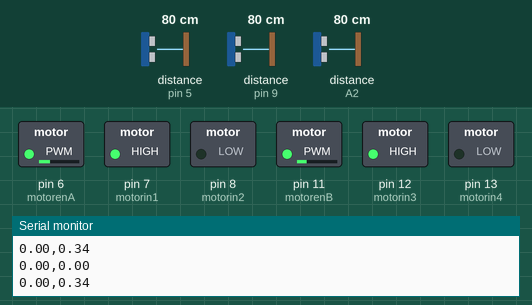
The sketch below on a simulated Arduino Uno, built with avr-gcc and run on an emulated ATmega328P. Parts: switched loads named in the sketch (green lamp = pin HIGH), the last lines printed to the serial monitor. Wiring (inferred from the names in the program): 3 × ultrasonic range finder: trigger pin 2, echo pin 9 / trigger pin 4, echo pin 5 / trigger A1, echo A2. Dashed ring = blinking. The test bench sets the inputs (shaded band); at power-on: distance to the obstacle (sensors on pin 9, A2, pin 5) 80 cm. The echo pulse lasts 58.3 µs per cm; pins used as bus, display or sensor lines are not drawn.

Above: at 1.2 s.
1.3 s: distance to the obstacle (sensor on pin 9) set to 2 cm
4.3 s: distance to the obstacle (sensor on A2) set to 49 cm
At 4.8 s:
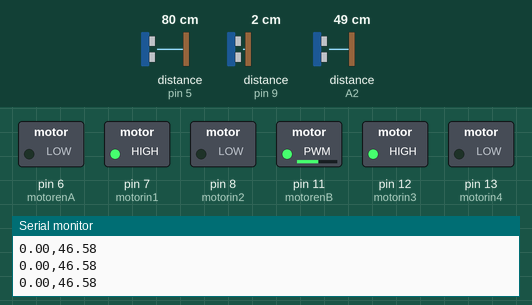
5.8 s: distance to the obstacle (sensor on A2) set to 40 cm
At 6.6 s:
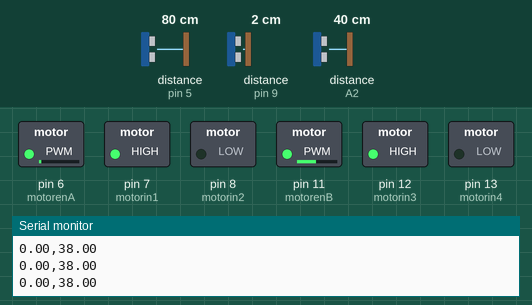
7.3 s: distance to the obstacle (sensor on pin 5) set to 10 cm
8.8 s: distance to the obstacle (sensor on pin 5) set to 7 cm
At 9.6 s:
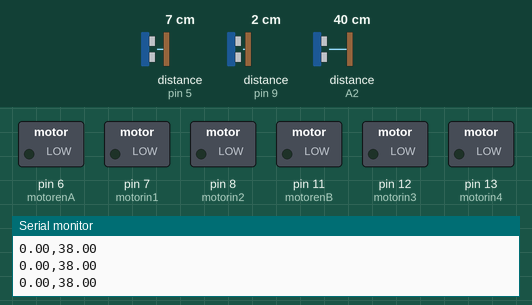
10.3 s: distance to the obstacle (sensor on pin 5) set to 9 cm
At 10.9 s:
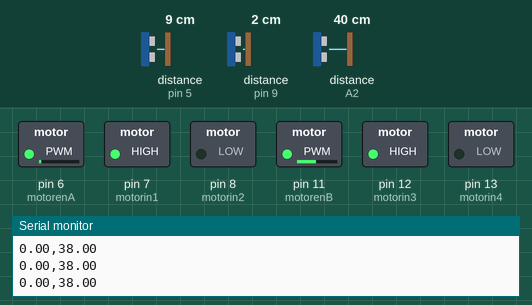
Timing chart, 0 to 12.8 s (numbered marks = the images above; inputs shaded):
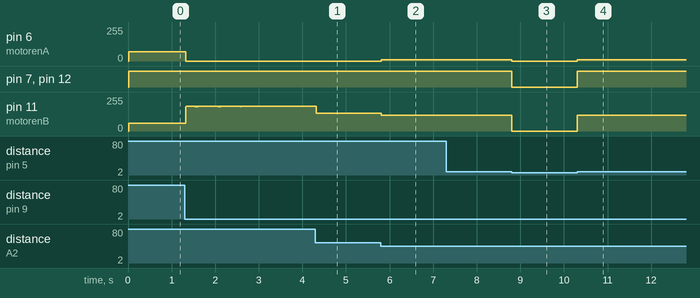

The sketch:

wall_center_alligner.ino
```cpp
 #define trigerleft 2
  #define echoleft 9
  #define trigerfront 4
  #define echofront 5
  #define trigerright A1
  #define echoright A2
  //#define IRpin 3
  #define motorenA 6
  #define motorenB 11
  #define motorin1 7
  #define motorin2 8
  #define motorin3 12
  #define motorin4 13
  //#define switchpin

  //const float leftgap=13.0;
  const float errormargin=0;
  const float sidewallthreshold=22.5;
  const float frontwallthreshold=8.0;


  int basespeedenA=70;
  int basespeedenB=60;

double kp,ki,kd;
double dt,lasttime;
double integralError,prevError,currentError;// 0 get assigned to these global variables by default
double PIDcontroler(double error);
int robotstate=0;


void setup() {
   pinMode(trigerleft,OUTPUT);
    pinMode(echoleft,INPUT);
    pinMode(trigerfront,OUTPUT);
    pinMode(echofront,INPUT);
    pinMode(trigerright,OUTPUT);
    pinMode(echoright,INPUT);
    //pinMode(IRpin,INPUT);
    pinMode(motorenA, OUTPUT);
    pinMode(motorenB, OUTPUT);
    pinMode(motorin1, OUTPUT);
    pinMode(motorin2, OUTPUT);
    pinMode(motorin3, OUTPUT);
    pinMode(motorin4, OUTPUT);
    //pinMode(sweitchpin,INPUT_PULLUP);
    Serial.begin(9600);


  kp=1.6;
  //ki=0;
  kd=0;
  // put your setup code here, to run once:

}

double PIDcontroler(double error){
   double proportionalError=error;
  double derrivativeError=0;
   if (dt>0){
   derrivativeError=(error-prevError)/dt;
   }
   prevError=error;
   integralError=integralError+error*dt;

   double output=kp*proportionalError+ki*integralError+kd*derrivativeError;

  return output;
}

void forward(int enAspeed,int enBspeed){

    digitalWrite(motorin1,HIGH);
    digitalWrite(motorin2,LOW);
    digitalWrite(motorin3,HIGH);
    digitalWrite(motorin4,LOW);
    analogWrite(motorenA,enAspeed);//left wheel
    analogWrite(motorenB,enBspeed);//right wheel

}

void stop(){

    digitalWrite(motorin1,LOW);
    digitalWrite(motorin2,LOW);
    digitalWrite(motorin3,LOW);
    digitalWrite(motorin4,LOW);
    analogWrite(motorenA,0);
    analogWrite(motorenB,0);
}


double distancecal(int trig,int echo){
digitalWrite(trig,LOW);
delayMicroseconds(2);
digitalWrite(trig,HIGH);
delayMicroseconds(10);
digitalWrite(trig,LOW);

unsigned long duration=pulseIn(echo,HIGH);
if (duration==0) return 999.0;
double distance=duration*0.034/2;
return distance;
}

void loop() {
  double currenttime= millis();
  dt=(currenttime-lasttime)/1000.0;
  lasttime=currenttime;
  double leftdistance = distancecal(trigerleft, echoleft);
  double rightdistance = distancecal(trigerright, echoright);
  double frontdistance=distancecal(trigerfront,echofront);
  if (frontdistance<8.0){
      stop();
    }


  //if (robotstate == 0) {


  else{
    /*if (actual > sidewallthreshold || actual == 999.0) {
      robotstate = 1; // Wall lost! Switch to State 1
      return;         // Exit the loop early to immediately start State 1
    }*/

    currentError=rightdistance-leftdistance;
    double output=PIDcontroler(currentError);
    forward(constrain(basespeedenA-output,0,255),constrain(basespeedenB+output,0,255));
    Serial.print(errormargin);
    Serial.print(",");
    Serial.println(currentError);

  }
  //}else {
   //stop();
  //}


}
```

Measured:
- the behaviour switches between 9 and 8 cm on distance to the obstacle (sensor on pin 5) (found by bisection; images 2 and 3)
- after the input at 4.3 s, pin 11 (motorenB): 184/255 → 134/255 at once
- after the input at 5.8 s, pin 6 (motorenA): 0/255 → 9/255 at once; pin 11 (motorenB): 134/255 → 120/255 at once
- after the input at 8.8 s, pin 6 (motorenA): 9/255 → 0/255 at once; pin 7 (motorin1), pin 12 (motorin3): HIGH → LOW at once; pin 11 (motorenB): 120/255 → 0/255 at once
- after the input at 10.3 s, pin 6 (motorenA): 0/255 → 9/255 at once; pin 7 (motorin1), pin 12 (motorin3): LOW → HIGH at once; pin 11 (motorenB): 0/255 → 120/255 at once
